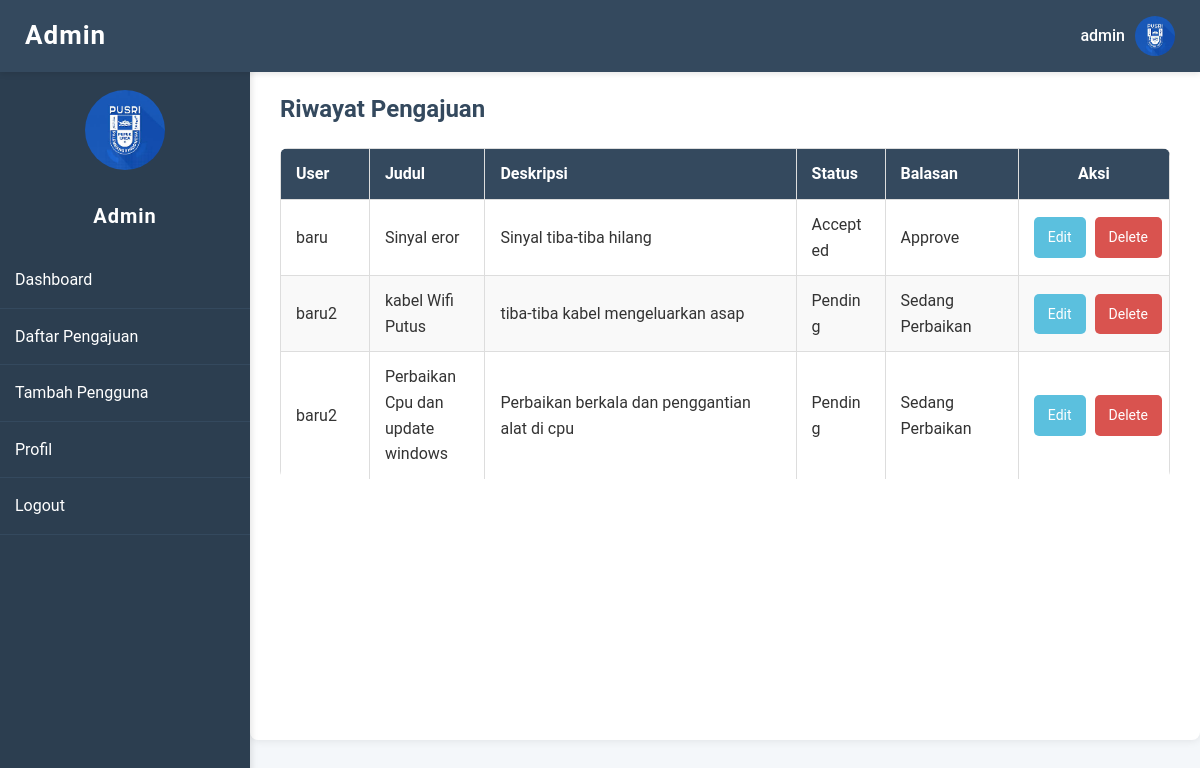
Page /kp/admin.php (signed in) on the committed database.
### tables this page shows
CREATE TABLE `users` (
  `id` int(11) NOT NULL,
  `username` varchar(50) NOT NULL,
  `password` varchar(255) NOT NULL,
  `role` enum('user','admin') NOT NULL,
  `profile_image` varchar(255) DEFAULT NULL,
  `address` text NOT NULL,
  `phone` varchar(20) NOT NULL,
  `gender` varchar(10) NOT NULL
);

CREATE TABLE `requests` (
  `id` int(11) NOT NULL,
  `user_id` int(11) NOT NULL,
  `title` varchar(100) NOT NULL,
  `description` text NOT NULL,
  `status` enum('Pending','Accepted','Rejected') DEFAULT 'Pending',
  `response` text DEFAULT NULL,
  `created_at` timestamp NOT NULL DEFAULT current_timestamp()
);

### kp/admin.php (the view, shortened to what this page needs)
<?php
include 'koneksi.php';
$user_id = $_SESSION['user_id'];
$query_user = "SELECT * FROM users WHERE id = ?";
$stmt_user = $koneksi->prepare($query_user);
$stmt_user->bind_param("i", $user_id);
$stmt_user->execute();
$result_user = $stmt_user->get_result();
$user = $result_user->fetch_assoc();
$query_requests = "SELECT requests.id,
                          requests.title,
                          requests.description,
                          requests.status,
                          requests.response,
                          users.username
                   FROM requests
                   JOIN users ON requests.user_id = users.id";
$result_requests = $koneksi->query($query_requests);
?>
<!DOCTYPE html>
<html lang="en">
<head>
    <link rel="stylesheet" href="styles.css">
</head>
<body>
    <div class="navbar">
        <div class="logo">Admin</div>
        <div class="user-info">
            <span><?= htmlspecialchars($user['username']) ?></span>
            <img
                src="<?= htmlspecialchars($user['profile_image'] ?: 'images/default-profile.png') ?>"
                alt="Profile"
            >
        </div>
    </div>
    <div class="sidebar">
        <img
            src="<?= htmlspecialchars($user['profile_image'] ?: 'images/default-profile.png') ?>"
            alt="Profile"
            class="profile"
        >
        <h2>Admin</h2>
        <a href="dashboard.php">Dashboard</a>
        <a href="requests.php">Daftar Pengajuan</a>
        <a href="tambah_pengguna.php">Tambah Pengguna</a>
        <a href="profil-admin.php">Profil</a>
        <a href="index.php">Logout</a>
    </div>
    <div class="content">
        <h2>Riwayat Pengajuan</h2>
        <table>
            <thead>
                <tr>
                    <th>User</th>
                    <th>Judul</th>
                    <th>Deskripsi</th>
                    <th>Status</th>
                    <th>Balasan</th>
                    <th>Aksi</th>
                </tr>
            </thead>
            <tbody>
                <?php while ($row = $result_requests->fetch_assoc()): ?>
                    <tr>
                        <td>
                            <?= htmlspecialchars($row['username']) ?>
                        </td>
                        <td>
                            <?= htmlspecialchars($row['title']) ?>
                        </td>
                        <td>
                            <?= htmlspecialchars($row['description']) ?>
                        </td>
                        <td>
                            <?= htmlspecialchars($row['status']) ?>
                        </td>
                        <td>
                            <?= htmlspecialchars($row['response']) ?>
                        </td>
                        <td>
                            <a
                                href="edit_pengajuan.php?id=<?= $row['id']; ?>"
                                class="btn-edit"
                            >
                                Edit
                            </a>
                            <a
                                href="#"
                                class="btn-delete"
                                onclick="hapusData(<?= $row['id']; ?>); return false;"
                            >
                                Delete
                            </a>
                        </td>
                    </tr>
                <?php endwhile; ?>
            </tbody>
        </table>
    </div>
</body>
</html>

### kp/styles.css (style rules this page uses)
* { margin: 0; padding: 0; box-sizing: border-box; }
body { font-family: 'Roboto', sans-serif; background-color: #fafafa; color: #333; line-height: 1.6; }
table { width: 100%; border-collapse: collapse; margin-top: 30px; }
table th, table td { padding: 15px; text-align: left; border: 1px solid #ddd; }
table th { background-color: #3b86ff; color: #fff; font-weight: 600; }
table tr:nth-child(even) { background-color: #f9f9f9; }
.btn-delete { background: red; color: white; padding: 6px 12px; text-decoration: none; border-radius: 4px; font-size: 14px; border: none; cursor: pointer; }
.btn-edit { background: #5bc0de; color: white; padding: 6px 12px; text-decoration: none; border-radius: 4px; margin-right: 5px; display: inline-block; }
.btn-delete { background: #d9534f; color: white; padding: 6px 12px; text-decoration: none; border-radius: 4px; display: inline-block; }

### kp/admin.php (style rules this page uses)
body { font-family: 'Roboto', sans-serif; margin: 0; padding: 0; background-color: #f4f7fa; color: #333; }
.navbar { display: flex; justify-content: space-between; align-items: center; background-color: #34495e; color: #fff; padding: 15px 25px; position: fixed; top: 0; left: 0; right: 0; z-index: 1000; box-shadow: 0 2px 6px rgba(0, 0, 0, 0.1); }
.navbar .logo { font-size: 26px; font-weight: 600; letter-spacing: 1px; }
.navbar .user-info { display: flex; align-items: center; font-size: 16px; }
.navbar .user-info span { margin-right: 10px; font-weight: 500; }
.navbar .user-info img { width: 40px; height: 40px; border-radius: 50%; object-fit: cover; }
.sidebar { width: 250px; background-color: #2c3e50; color: #fff; height: 100vh; position: fixed; top: 60px; left: 0; display: flex; flex-direction: column; padding-top: 20px; box-shadow: 2px 0 6px rgba(0, 0, 0, 0.1); }
.sidebar img.profile { width: 80px; height: 80px; border-radius: 50%; margin: 10px auto; object-fit: cover; }
.sidebar h2 { text-align: center; font-size: 20px; margin-top: 20px; color: #fff; font-weight: 600; letter-spacing: 1px; }
.sidebar a { color: #fff; padding: 15px; text-decoration: none; display: block; font-size: 16px; transition: background-color 0.3s ease, padding-left 0.3s ease; border-bottom: 1px solid #34495e; }
.content { margin-left: 250px; padding: 30px; margin-top: 60px; background-color: #fff; box-shadow: 0 0 10px rgba(0, 0, 0, 0.1); border-radius: 8px; min-height: calc(100vh - 120px); }
h2 { font-size: 24px; font-weight: 600; color: #34495e; margin-bottom: 20px; }
table { width: 100%; border-collapse: collapse; margin-top: 20px; background-color: #fff; border-radius: 8px; overflow: hidden; table-layout: fixed; }
table th, table td { padding: 12px 15px; text-align: left; font-size: 16px; color: #333; border: 1px solid #ddd; }
table th { background-color: #34495e; color: #fff; font-weight: bold; }
table tr:nth-child(even) { background-color: #f9f9f9; }
table tr:last-child td { border-bottom: none; }
table td { text-align: left; vertical-align: middle; word-wrap: break-word; }
table th:nth-child(1), table td:nth-child(1) { width: 10%; }
table th:nth-child(2), table td:nth-child(2) { width: 13%; }
table th:nth-child(3), table td:nth-child(3) { width: 35%; }
table th:nth-child(4), table td:nth-child(4) { width: 10%; }
table th:nth-child(5), table td:nth-child(5) { width: 15%; }
table th:nth-child(6), table td:nth-child(6) { width: 17%; text-align: center; white-space: nowrap; }
.btn-edit { display: inline-block; padding: 9px 14px; margin-right: 5px; background-color: #5bc0de; color: white; text-decoration: none; border-radius: 5px; font-size: 14px; }
.btn-delete { display: inline-block; padding: 9px 14px; background-color: #d9534f; color: white; text-decoration: none; border-radius: 5px; font-size: 14px; cursor: pointer; }

### rows in the picture
users: username "admin", profile_image (picture)
requests: user.username "baru", title "Sinyal eror", description "Sinyal tiba-tiba hilang", status "Accepted", response "Approve"
requests: user.username "baru2", title "kabel Wifi Putus", description "tiba-tiba kabel mengeluarkan asap", status "Pending", response "Sedang Perbaikan"
requests: user.username "baru2", title "Perbaikan Cpu dan update windows", description "Perbaikan berkala dan penggantian alat di cpu", status "Pending", response "Sedang Perbaikan"
